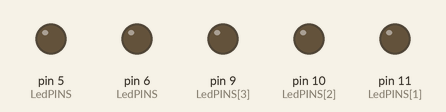
The sketch below on a simulated Arduino Uno, built with avr-gcc and run on an emulated ATmega328P. On the bench: output pins drawn as LEDs (lit = HIGH).

Above: at 0.15 s.
At 3.6 s:
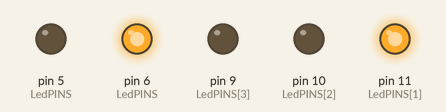
At 5.9 s:
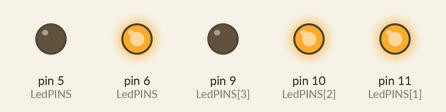
At 10.5 s:
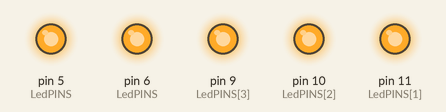
At 19.6 s:
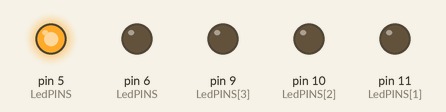
At 37.9 s:
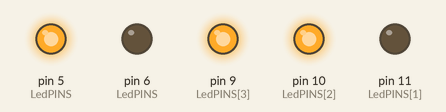
Timing chart, 0 to 40.0 s (numbered marks = the images above):
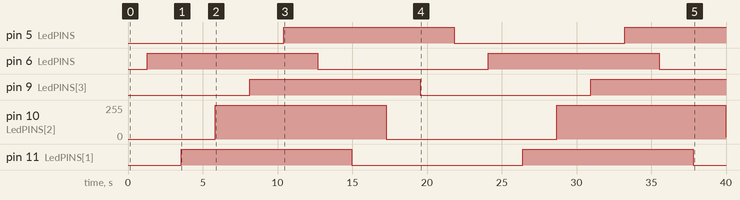

The sketch:

itanga_Olano_Paciente_LEDSequentialControlProjectUsingAnalog.ino
```cpp
int p8=5;
int p12=6;
int LedPINS[] = {p12,11,10,9,p8};

void setup() {
  int i = 0;
  while (i < 5) {
    pinMode(LedPINS[i], OUTPUT);
    i++;
  }
}

void loop() {
  int x = 0;

  // Fade ON from pin 12 to 8
  while (x < 5) {
    int brightness = 0;
    while (brightness <= 255) {
      analogWrite(LedPINS[x], brightness);
      delay(5); // small delay for fading effect smoothness
      brightness++;
    }
    delay(1000); // 1 second delay after each LED fully on
    x++;
  }

  int y = 0;

  // Fade OFF from pin 12 to 8
  while (y < 5) {
    int brightness = 255;
    while (brightness >= 0) {
      analogWrite(LedPINS[y], brightness);
      delay(5); // small fade delay
      brightness--;
    }
    delay(1000); // 1 second delay after each LED fully off
    y++;
  }
}
```

Measured:
- by itself, pin 5 (LedPINS): LOW → HIGH at 10.4 s, → LOW 11.4 s later, → HIGH 11.4 s later
- by itself, pin 6 (LedPINS), pin 11 (LedPINS[1]): alternates HIGH for 11.4 s and LOW for 11.4 s
- by itself, pin 9 (LedPINS[3]): LOW → HIGH at 8.1 s, → LOW 11.4 s later, → HIGH 11.4 s later
- by itself, pin 10 (LedPINS[2]): 0/255 → 255/255 at 5.8 s, → 0/255 11.4 s later, → 255/255 11.4 s later, → 18/255 11.3 s later
